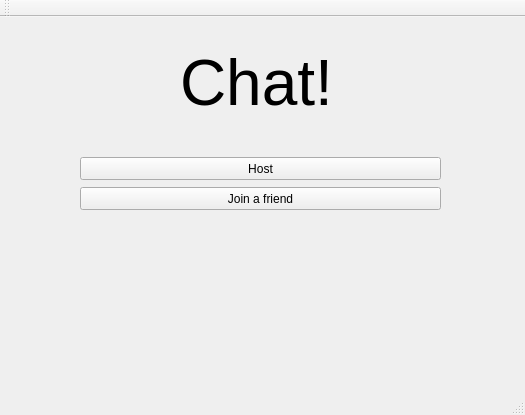
<?xml version="1.0" encoding="UTF-8"?>
<ui version="4.0">
 <class>game</class>
 <widget class="QMainWindow" name="game">
  <property name="geometry">
   <rect>
    <x>0</x>
    <y>0</y>
    <width>525</width>
    <height>415</height>
   </rect>
  </property>
  <property name="windowTitle">
   <string>Chat!</string>
  </property>
  <property name="styleSheet">
   <string notr="true">background-color: qconicalgradient(cx:0.5, cy:0.5, angle:0, stop:0 rgba(35, 40, 3, 255), stop:0.16 rgba(136, 106, 22, 255), stop:0.225 rgba(166, 140, 41, 255), stop:0.285 rgba(204, 181, 74, 255), stop:0.345 rgba(235, 219, 102, 255), stop:0.415 rgba(245, 236, 112, 255), stop:0.52 rgba(209, 190, 76, 255), stop:0.57 rgba(187, 156, 51, 255), stop:0.635 rgba(168, 142, 42, 255), stop:0.695 rgba(202, 174, 68, 255), stop:0.75 rgba(218, 202, 86, 255), stop:0.815 rgba(208, 187, 73, 255), stop:0.88 rgba(187, 156, 51, 255), stop:0.935 rgba(137, 108, 26, 255), stop:1 rgba(35, 40, 3, 255));</string>
  </property>
  <property name="documentMode">
   <bool>false</bool>
  </property>
  <widget class="QWidget" name="centralWidget">
   <widget class="QPushButton" name="pb_joingame">
    <property name="geometry">
     <rect>
      <x>80</x>
      <y>170</y>
      <width>361</width>
      <height>23</height>
     </rect>
    </property>
    <property name="text">
     <string>Join a friend</string>
    </property>
    <attribute name="buttonGroup">
     <string notr="true">bg_mainmenu</string>
    </attribute>
   </widget>
   <widget class="QPushButton" name="pb_hostgame">
    <property name="geometry">
     <rect>
      <x>80</x>
      <y>140</y>
      <width>361</width>
      <height>23</height>
     </rect>
    </property>
    <property name="text">
     <string>Host</string>
    </property>
    <attribute name="buttonGroup">
     <string notr="true">bg_mainmenu</string>
    </attribute>
   </widget>
   <widget class="QLabel" name="l_title">
    <property name="enabled">
     <bool>true</bool>
    </property>
    <property name="geometry">
     <rect>
      <x>180</x>
      <y>30</y>
      <width>151</width>
      <height>71</height>
     </rect>
    </property>
    <property name="mouseTracking">
     <bool>true</bool>
    </property>
    <property name="styleSheet">
     <string notr="true">background-color: rgba(0,0,0,0%)</string>
    </property>
    <property name="text">
     <string>&lt;html&gt;&lt;head/&gt;&lt;body&gt;&lt;p&gt;&lt;span style=&quot; font-size:48pt;&quot;&gt;Chat!&lt;/span&gt;&lt;/p&gt;&lt;/body&gt;&lt;/html&gt;</string>
    </property>
    <property name="textFormat">
     <enum>Qt::AutoText</enum>
    </property>
    <property name="scaledContents">
     <bool>false</bool>
    </property>
   </widget>
  </widget>
  <widget class="QMenuBar" name="menuBar">
   <property name="geometry">
    <rect>
     <x>0</x>
     <y>0</y>
     <width>525</width>
     <height>21</height>
    </rect>
   </property>
  </widget>
  <widget class="QToolBar" name="mainToolBar">
   <property name="windowTitle">
    <string>Chat!</string>
   </property>
   <attribute name="toolBarArea">
    <enum>TopToolBarArea</enum>
   </attribute>
   <attribute name="toolBarBreak">
    <bool>false</bool>
   </attribute>
  </widget>
  <widget class="QStatusBar" name="statusBar"/>
 </widget>
 <layoutdefault spacing="6" margin="11"/>
 <resources/>
 <connections/>
 <buttongroups>
  <buttongroup name="bg_mainmenu"/>
 </buttongroups>
</ui>
